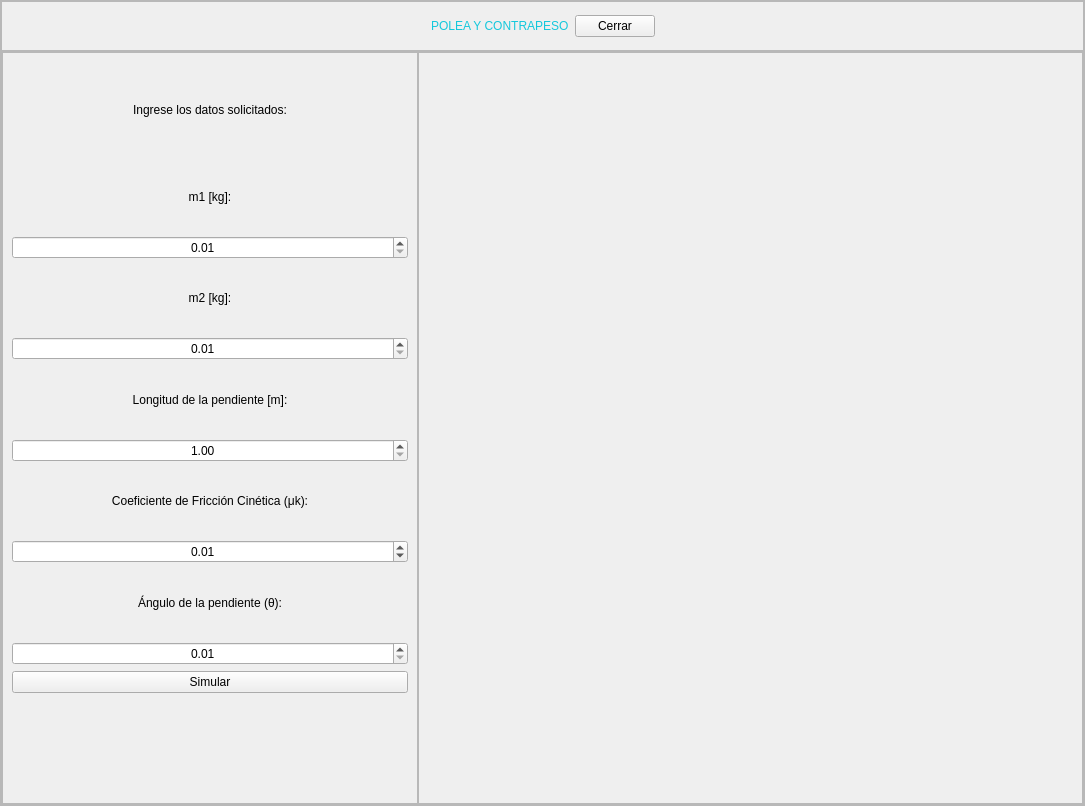
<?xml version="1.0" encoding="UTF-8"?>
<ui version="4.0">
 <class>MainWindow</class>
 <widget class="QMainWindow" name="MainWindow">
  <property name="geometry">
   <rect>
    <x>0</x>
    <y>0</y>
    <width>1085</width>
    <height>806</height>
   </rect>
  </property>
  <property name="windowTitle">
   <string>MainWindow</string>
  </property>
  <widget class="QWidget" name="centralwidget">
   <layout class="QVBoxLayout" name="verticalLayout">
    <property name="spacing">
     <number>0</number>
    </property>
    <property name="leftMargin">
     <number>0</number>
    </property>
    <property name="topMargin">
     <number>0</number>
    </property>
    <property name="rightMargin">
     <number>0</number>
    </property>
    <property name="bottomMargin">
     <number>0</number>
    </property>
    <item>
     <widget class="QFrame" name="frame">
      <property name="frameShape">
       <enum>QFrame::StyledPanel</enum>
      </property>
      <property name="frameShadow">
       <enum>QFrame::Raised</enum>
      </property>
      <layout class="QVBoxLayout" name="verticalLayout_2" stretch="1,8">
       <property name="spacing">
        <number>0</number>
       </property>
       <property name="leftMargin">
        <number>0</number>
       </property>
       <property name="topMargin">
        <number>0</number>
       </property>
       <property name="rightMargin">
        <number>0</number>
       </property>
       <property name="bottomMargin">
        <number>0</number>
       </property>
       <item>
        <widget class="QFrame" name="frame_2">
         <property name="maximumSize">
          <size>
           <width>16777215</width>
           <height>50</height>
          </size>
         </property>
         <property name="styleSheet">
          <string notr="true">QLabel{
font: 87 12pt &quot;Arial Black&quot;;
color: rgb(20, 200,220);
}

QPushButton{
	font: 10pt &quot;MS Shell Dlg 2&quot;;
}</string>
         </property>
         <property name="frameShape">
          <enum>QFrame::StyledPanel</enum>
         </property>
         <property name="frameShadow">
          <enum>QFrame::Raised</enum>
         </property>
         <layout class="QHBoxLayout" name="horizontalLayout">
          <item>
           <spacer name="horizontalSpacer">
            <property name="orientation">
             <enum>Qt::Horizontal</enum>
            </property>
            <property name="sizeHint" stdset="0">
             <size>
              <width>396</width>
              <height>20</height>
             </size>
            </property>
           </spacer>
          </item>
          <item>
           <widget class="QLabel" name="label">
            <property name="text">
             <string>POLEA Y CONTRAPESO</string>
            </property>
           </widget>
          </item>
          <item>
           <widget class="QPushButton" name="button_cerrar">
            <property name="text">
             <string>Cerrar</string>
            </property>
           </widget>
          </item>
          <item>
           <spacer name="horizontalSpacer_2">
            <property name="orientation">
             <enum>Qt::Horizontal</enum>
            </property>
            <property name="sizeHint" stdset="0">
             <size>
              <width>395</width>
              <height>20</height>
             </size>
            </property>
           </spacer>
          </item>
         </layout>
        </widget>
       </item>
       <item>
        <widget class="QFrame" name="frame_3">
         <property name="frameShape">
          <enum>QFrame::StyledPanel</enum>
         </property>
         <property name="frameShadow">
          <enum>QFrame::Raised</enum>
         </property>
         <layout class="QHBoxLayout" name="horizontalLayout_2" stretch="5,8">
          <property name="spacing">
           <number>0</number>
          </property>
          <property name="leftMargin">
           <number>0</number>
          </property>
          <property name="topMargin">
           <number>0</number>
          </property>
          <property name="rightMargin">
           <number>0</number>
          </property>
          <property name="bottomMargin">
           <number>0</number>
          </property>
          <item>
           <widget class="QFrame" name="frame_4">
            <property name="styleSheet">
             <string notr="true">font: 12pt &quot;MS Shell Dlg 2&quot;;</string>
            </property>
            <property name="frameShape">
             <enum>QFrame::StyledPanel</enum>
            </property>
            <property name="frameShadow">
             <enum>QFrame::Raised</enum>
            </property>
            <layout class="QVBoxLayout" name="verticalLayout_3">
             <item>
              <widget class="QLabel" name="label_5">
               <property name="text">
                <string>Ingrese los datos solicitados:</string>
               </property>
               <property name="alignment">
                <set>Qt::AlignCenter</set>
               </property>
              </widget>
             </item>
             <item>
              <layout class="QVBoxLayout" name="verticalLayout_4">
               <item>
                <widget class="QLabel" name="label_2">
                 <property name="text">
                  <string>m1 [kg]:</string>
                 </property>
                 <property name="alignment">
                  <set>Qt::AlignCenter</set>
                 </property>
                </widget>
               </item>
               <item>
                <widget class="QDoubleSpinBox" name="sBox_m1">
                 <property name="alignment">
                  <set>Qt::AlignCenter</set>
                 </property>
                 <property name="minimum">
                  <double>0.010000000000000</double>
                 </property>
                 <property name="maximum">
                  <double>100000.000000000000000</double>
                 </property>
                 <property name="value">
                  <double>0.010000000000000</double>
                 </property>
                </widget>
               </item>
              </layout>
             </item>
             <item>
              <layout class="QVBoxLayout" name="verticalLayout_8">
               <item>
                <widget class="QLabel" name="label_7">
                 <property name="text">
                  <string>m2 [kg]:</string>
                 </property>
                 <property name="alignment">
                  <set>Qt::AlignCenter</set>
                 </property>
                </widget>
               </item>
               <item>
                <widget class="QDoubleSpinBox" name="sBox_m2">
                 <property name="alignment">
                  <set>Qt::AlignCenter</set>
                 </property>
                 <property name="minimum">
                  <double>0.010000000000000</double>
                 </property>
                 <property name="maximum">
                  <double>100000.000000000000000</double>
                 </property>
                 <property name="singleStep">
                  <double>1.000000000000000</double>
                 </property>
                 <property name="value">
                  <double>0.010000000000000</double>
                 </property>
                </widget>
               </item>
              </layout>
             </item>
             <item>
              <layout class="QVBoxLayout" name="verticalLayout_6">
               <item>
                <widget class="QLabel" name="label_6">
                 <property name="text">
                  <string>Longitud de la pendiente [m]:</string>
                 </property>
                 <property name="alignment">
                  <set>Qt::AlignCenter</set>
                 </property>
                </widget>
               </item>
               <item>
                <widget class="QDoubleSpinBox" name="sBox_l">
                 <property name="alignment">
                  <set>Qt::AlignCenter</set>
                 </property>
                 <property name="minimum">
                  <double>1.000000000000000</double>
                 </property>
                 <property name="maximum">
                  <double>100000.000000000000000</double>
                 </property>
                 <property name="value">
                  <double>1.000000000000000</double>
                 </property>
                </widget>
               </item>
              </layout>
             </item>
             <item>
              <layout class="QVBoxLayout" name="verticalLayout_5">
               <item>
                <widget class="QLabel" name="label_3">
                 <property name="text">
                  <string>Coeficiente de Fricción Cinética (μk):</string>
                 </property>
                 <property name="alignment">
                  <set>Qt::AlignCenter</set>
                 </property>
                </widget>
               </item>
               <item>
                <widget class="QDoubleSpinBox" name="sBox_muk">
                 <property name="alignment">
                  <set>Qt::AlignCenter</set>
                 </property>
                 <property name="minimum">
                  <double>0.000000000000000</double>
                 </property>
                 <property name="value">
                  <double>0.010000000000000</double>
                 </property>
                </widget>
               </item>
              </layout>
             </item>
             <item>
              <layout class="QVBoxLayout" name="verticalLayout_7">
               <item>
                <widget class="QLabel" name="label_4">
                 <property name="text">
                  <string>Ángulo de la pendiente (θ):</string>
                 </property>
                 <property name="alignment">
                  <set>Qt::AlignCenter</set>
                 </property>
                </widget>
               </item>
               <item>
                <widget class="QDoubleSpinBox" name="sBox_thetha">
                 <property name="alignment">
                  <set>Qt::AlignCenter</set>
                 </property>
                 <property name="minimum">
                  <double>0.010000000000000</double>
                 </property>
                 <property name="maximum">
                  <double>90.000000000000000</double>
                 </property>
                </widget>
               </item>
              </layout>
             </item>
             <item>
              <widget class="QPushButton" name="button_simular">
               <property name="text">
                <string>Simular</string>
               </property>
              </widget>
             </item>
             <item>
              <widget class="QLabel" name="label_ace">
               <property name="text">
                <string/>
               </property>
               <property name="alignment">
                <set>Qt::AlignCenter</set>
               </property>
              </widget>
             </item>
            </layout>
           </widget>
          </item>
          <item>
           <widget class="QFrame" name="frame_5">
            <property name="frameShape">
             <enum>QFrame::StyledPanel</enum>
            </property>
            <property name="frameShadow">
             <enum>QFrame::Raised</enum>
            </property>
            <layout class="QHBoxLayout" name="horizontalLayout_3">
             <item>
              <layout class="QVBoxLayout" name="graf_polea"/>
             </item>
            </layout>
           </widget>
          </item>
         </layout>
        </widget>
       </item>
      </layout>
     </widget>
    </item>
   </layout>
  </widget>
 </widget>
 <resources/>
 <connections/>
</ui>
